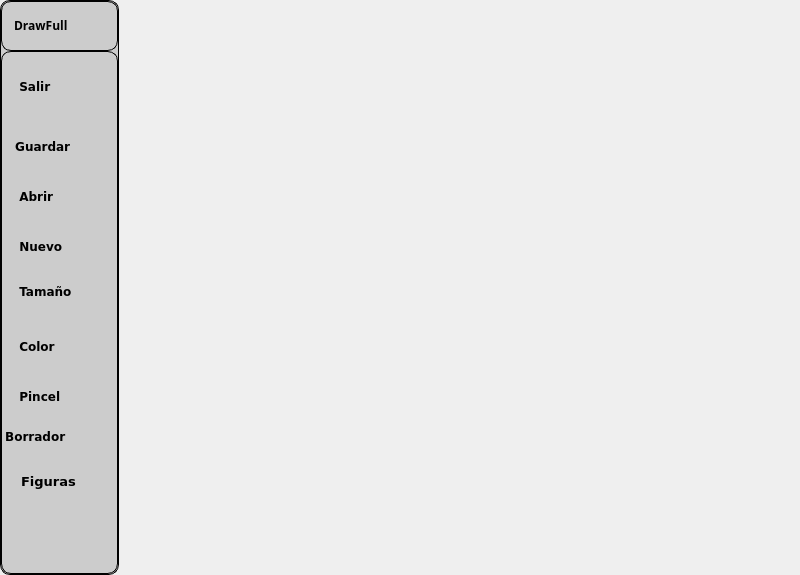
<?xml version="1.0" encoding="UTF-8"?>
<ui version="4.0">
 <class>DrawFul</class>
 <widget class="QMainWindow" name="DrawFul">
  <property name="geometry">
   <rect>
    <x>0</x>
    <y>0</y>
    <width>800</width>
    <height>575</height>
   </rect>
  </property>
  <property name="font">
   <font>
    <family>Verdana</family>
    <pointsize>10</pointsize>
   </font>
  </property>
  <property name="windowTitle">
   <string>Drawfull</string>
  </property>
  <widget class="QWidget" name="centralwidget">
   <layout class="QHBoxLayout" name="horizontalLayout">
    <property name="spacing">
     <number>0</number>
    </property>
    <property name="leftMargin">
     <number>0</number>
    </property>
    <property name="topMargin">
     <number>0</number>
    </property>
    <property name="rightMargin">
     <number>0</number>
    </property>
    <property name="bottomMargin">
     <number>0</number>
    </property>
    <item>
     <widget class="QFrame" name="frame">
      <property name="frameShape">
       <enum>QFrame::NoFrame</enum>
      </property>
      <property name="frameShadow">
       <enum>QFrame::Raised</enum>
      </property>
      <layout class="QVBoxLayout" name="verticalLayout">
       <property name="spacing">
        <number>0</number>
       </property>
       <property name="leftMargin">
        <number>0</number>
       </property>
       <property name="topMargin">
        <number>0</number>
       </property>
       <property name="rightMargin">
        <number>0</number>
       </property>
       <property name="bottomMargin">
        <number>0</number>
       </property>
       <item>
        <widget class="QFrame" name="frame_2">
         <property name="frameShape">
          <enum>QFrame::NoFrame</enum>
         </property>
         <property name="frameShadow">
          <enum>QFrame::Raised</enum>
         </property>
         <layout class="QHBoxLayout" name="horizontalLayout_2">
          <property name="spacing">
           <number>0</number>
          </property>
          <property name="leftMargin">
           <number>0</number>
          </property>
          <property name="topMargin">
           <number>0</number>
          </property>
          <property name="rightMargin">
           <number>0</number>
          </property>
          <property name="bottomMargin">
           <number>0</number>
          </property>
          <item>
           <widget class="QFrame" name="frame_3">
            <property name="minimumSize">
             <size>
              <width>119</width>
              <height>0</height>
             </size>
            </property>
            <property name="maximumSize">
             <size>
              <width>81</width>
              <height>16777215</height>
             </size>
            </property>
            <property name="styleSheet">
             <string notr="true">QFrame {
border: 2px solid black;
background: #CCCCCC; 
border: 1px solid black;
border-radius: 10px;

}




</string>
            </property>
            <property name="frameShape">
             <enum>QFrame::NoFrame</enum>
            </property>
            <property name="frameShadow">
             <enum>QFrame::Raised</enum>
            </property>
            <layout class="QVBoxLayout" name="verticalLayout_2">
             <property name="spacing">
              <number>0</number>
             </property>
             <property name="leftMargin">
              <number>0</number>
             </property>
             <property name="topMargin">
              <number>0</number>
             </property>
             <property name="rightMargin">
              <number>0</number>
             </property>
             <property name="bottomMargin">
              <number>0</number>
             </property>
             <item>
              <widget class="QFrame" name="frame_5">
               <property name="maximumSize">
                <size>
                 <width>16777215</width>
                 <height>50</height>
                </size>
               </property>
               <property name="frameShape">
                <enum>QFrame::StyledPanel</enum>
               </property>
               <property name="frameShadow">
                <enum>QFrame::Raised</enum>
               </property>
               <widget class="QPushButton" name="link">
                <property name="geometry">
                 <rect>
                  <x>0</x>
                  <y>0</y>
                  <width>120</width>
                  <height>49</height>
                 </rect>
                </property>
                <property name="font">
                 <font>
                  <family>Segoe Print</family>
                  <bold>true</bold>
                 </font>
                </property>
                <property name="toolTip">
                 <string>&lt;html&gt;&lt;head/&gt;&lt;body&gt;&lt;p&gt;Ayuda&lt;/p&gt;&lt;/body&gt;&lt;/html&gt;</string>
                </property>
                <property name="styleSheet">
                 <string notr="true">QPushButton{
border:none;
background: transparent;
padding: 10px;
text-align:left;
}
</string>
                </property>
                <property name="text">
                 <string> DrawFull</string>
                </property>
                <property name="icon">
                 <iconset>
                  <normalon>:/Imagenes/Paint_36304.ico</normalon>
                 </iconset>
                </property>
                <property name="iconSize">
                 <size>
                  <width>32</width>
                  <height>32</height>
                 </size>
                </property>
               </widget>
              </widget>
             </item>
             <item>
              <widget class="QFrame" name="frame_6">
               <property name="styleSheet">
                <string notr="true">Qframe {
background-color: blue;
border: 2px solid black;
padding: 10px;
}</string>
               </property>
               <property name="frameShape">
                <enum>QFrame::StyledPanel</enum>
               </property>
               <property name="frameShadow">
                <enum>QFrame::Raised</enum>
               </property>
               <widget class="QPushButton" name="cerrar">
                <property name="geometry">
                 <rect>
                  <x>0</x>
                  <y>10</y>
                  <width>120</width>
                  <height>50</height>
                 </rect>
                </property>
                <property name="font">
                 <font>
                  <family>Verdana</family>
                  <pointsize>9</pointsize>
                  <bold>true</bold>
                 </font>
                </property>
                <property name="toolTip">
                 <string>&lt;html&gt;&lt;head/&gt;&lt;body&gt;&lt;p&gt;Salir&lt;/p&gt;&lt;/body&gt;&lt;/html&gt;</string>
                </property>
                <property name="styleSheet">
                 <string notr="true">QPushButton{
border: none;
background: transparent;
color: #000000;
padding: 10px;
text-align: left;
} 
QPushButton:hover{
background: #DAD8DF
}</string>
                </property>
                <property name="text">
                 <string>  Salir</string>
                </property>
                <property name="icon">
                 <iconset>
                  <normalon>:/Imagenes/mbrilogout_99583.ico</normalon>
                 </iconset>
                </property>
                <property name="iconSize">
                 <size>
                  <width>32</width>
                  <height>32</height>
                 </size>
                </property>
               </widget>
               <widget class="QPushButton" name="guardar">
                <property name="geometry">
                 <rect>
                  <x>0</x>
                  <y>70</y>
                  <width>120</width>
                  <height>50</height>
                 </rect>
                </property>
                <property name="font">
                 <font>
                  <family>Verdana</family>
                  <pointsize>9</pointsize>
                  <bold>true</bold>
                 </font>
                </property>
                <property name="toolTip">
                 <string>&lt;html&gt;&lt;head/&gt;&lt;body&gt;&lt;p&gt;Guardar&lt;/p&gt;&lt;/body&gt;&lt;/html&gt;</string>
                </property>
                <property name="styleSheet">
                 <string notr="true">QPushButton{
border: none;
background: transparent;
color: #000000;
padding: 10px;
text-align: left;
} 
QPushButton:hover{
background: #DAD8DF
}</string>
                </property>
                <property name="text">
                 <string> Guardar</string>
                </property>
                <property name="icon">
                 <iconset>
                  <normalon>:/Imagenes/savedisk_121993.ico</normalon>
                 </iconset>
                </property>
                <property name="iconSize">
                 <size>
                  <width>32</width>
                  <height>32</height>
                 </size>
                </property>
               </widget>
               <widget class="QPushButton" name="abrir">
                <property name="geometry">
                 <rect>
                  <x>0</x>
                  <y>120</y>
                  <width>120</width>
                  <height>50</height>
                 </rect>
                </property>
                <property name="font">
                 <font>
                  <family>Verdana</family>
                  <pointsize>9</pointsize>
                  <bold>true</bold>
                 </font>
                </property>
                <property name="toolTip">
                 <string>&lt;html&gt;&lt;head/&gt;&lt;body&gt;&lt;p&gt;Abrir&lt;/p&gt;&lt;/body&gt;&lt;/html&gt;</string>
                </property>
                <property name="styleSheet">
                 <string notr="true">QPushButton{
border: none;
background: transparent;
color: #000000;
padding: 10px;
text-align: left;
} 
QPushButton:hover{
background: #DAD8DF
}</string>
                </property>
                <property name="text">
                 <string>  Abrir</string>
                </property>
                <property name="icon">
                 <iconset>
                  <normalon>:/Imagenes/3643772-archive-archives-document-folder-open_113445.ico</normalon>
                 </iconset>
                </property>
                <property name="iconSize">
                 <size>
                  <width>32</width>
                  <height>32</height>
                 </size>
                </property>
               </widget>
               <widget class="QPushButton" name="borrador">
                <property name="geometry">
                 <rect>
                  <x>-10</x>
                  <y>360</y>
                  <width>141</width>
                  <height>50</height>
                 </rect>
                </property>
                <property name="font">
                 <font>
                  <family>Verdana</family>
                  <pointsize>9</pointsize>
                  <bold>true</bold>
                 </font>
                </property>
                <property name="toolTip">
                 <string>&lt;html&gt;&lt;head/&gt;&lt;body&gt;&lt;p&gt;Borrador&lt;/p&gt;&lt;/body&gt;&lt;/html&gt;</string>
                </property>
                <property name="layoutDirection">
                 <enum>Qt::LeftToRight</enum>
                </property>
                <property name="styleSheet">
                 <string notr="true">QPushButton{
border: none;
background: transparent;
color: #000000;
padding: 10px;
text-align: left;
} 
QPushButton:hover{
background: #DAD8DF
}</string>
                </property>
                <property name="text">
                 <string> Borrador</string>
                </property>
                <property name="icon">
                 <iconset>
                  <normalon>:/Imagenes/eraser_icon_173167.ico</normalon>
                 </iconset>
                </property>
                <property name="iconSize">
                 <size>
                  <width>32</width>
                  <height>32</height>
                 </size>
                </property>
               </widget>
               <widget class="QPushButton" name="linea">
                <property name="geometry">
                 <rect>
                  <x>10</x>
                  <y>450</y>
                  <width>41</width>
                  <height>41</height>
                 </rect>
                </property>
                <property name="toolTip">
                 <string>&lt;html&gt;&lt;head/&gt;&lt;body&gt;&lt;p&gt;Dibujar lineas&lt;/p&gt;&lt;/body&gt;&lt;/html&gt;</string>
                </property>
                <property name="styleSheet">
                 <string notr="true">QPushButton{
border: none;
background: transparent;
color: #000000;
padding: 10px;
text-align: left;
} 
QPushButton:hover{
background: #DAD8DF
}</string>
                </property>
                <property name="text">
                 <string/>
                </property>
                <property name="icon">
                 <iconset>
                  <normalon>:/Imagenes/straight-horizontal-line_icon-icons.com_74237.ico</normalon>
                 </iconset>
                </property>
               </widget>
               <widget class="QPushButton" name="elipse">
                <property name="geometry">
                 <rect>
                  <x>60</x>
                  <y>450</y>
                  <width>41</width>
                  <height>41</height>
                 </rect>
                </property>
                <property name="toolTip">
                 <string>&lt;html&gt;&lt;head/&gt;&lt;body&gt;&lt;p&gt;Dibujar circunferencias&lt;/p&gt;&lt;/body&gt;&lt;/html&gt;</string>
                </property>
                <property name="styleSheet">
                 <string notr="true">QPushButton{
border: none;
background: transparent;
color: #000000;
padding: 10px;
text-align: left;
} 
QPushButton:hover{
background: #DAD8DF
}</string>
                </property>
                <property name="text">
                 <string/>
                </property>
                <property name="icon">
                 <iconset>
                  <normalon>:/Imagenes/perfect-circle_icon-icons.com_53928.ico</normalon>
                 </iconset>
                </property>
               </widget>
               <widget class="QPushButton" name="rectangulo">
                <property name="geometry">
                 <rect>
                  <x>10</x>
                  <y>480</y>
                  <width>41</width>
                  <height>41</height>
                 </rect>
                </property>
                <property name="toolTip">
                 <string>&lt;html&gt;&lt;head/&gt;&lt;body&gt;&lt;p&gt;Dibujar Rectangulos&lt;/p&gt;&lt;/body&gt;&lt;/html&gt;</string>
                </property>
                <property name="styleSheet">
                 <string notr="true">QPushButton{
border: none;
background: transparent;
color: #000000;
padding: 10px;
text-align: left;
} 
QPushButton:hover{
background: #DAD8DF
}</string>
                </property>
                <property name="text">
                 <string/>
                </property>
                <property name="icon">
                 <iconset>
                  <normalon>:/Imagenes/software-shape-rectangle_98272.ico</normalon>
                 </iconset>
                </property>
               </widget>
               <widget class="QPushButton" name="triangulo">
                <property name="geometry">
                 <rect>
                  <x>60</x>
                  <y>480</y>
                  <width>41</width>
                  <height>41</height>
                 </rect>
                </property>
                <property name="toolTip">
                 <string>&lt;html&gt;&lt;head/&gt;&lt;body&gt;&lt;p&gt;Dibujar triangulos&lt;/p&gt;&lt;/body&gt;&lt;/html&gt;</string>
                </property>
                <property name="styleSheet">
                 <string notr="true">QPushButton{
border: none;
background: transparent;
color: #000000;
padding: 10px;
text-align: left;
} 
QPushButton:hover{
background: #DAD8DF
}</string>
                </property>
                <property name="text">
                 <string/>
                </property>
                <property name="icon">
                 <iconset>
                  <normalon>:/Imagenes/triangle-shape_icon-icons.com_53860.ico</normalon>
                 </iconset>
                </property>
               </widget>
               <widget class="QPushButton" name="nuevo">
                <property name="geometry">
                 <rect>
                  <x>0</x>
                  <y>170</y>
                  <width>131</width>
                  <height>50</height>
                 </rect>
                </property>
                <property name="font">
                 <font>
                  <family>Verdana</family>
                  <pointsize>9</pointsize>
                  <bold>true</bold>
                 </font>
                </property>
                <property name="toolTip">
                 <string>&lt;html&gt;&lt;head/&gt;&lt;body&gt;&lt;p&gt;Nuevo&lt;/p&gt;&lt;/body&gt;&lt;/html&gt;</string>
                </property>
                <property name="styleSheet">
                 <string notr="true">QPushButton{
border: none;
background: transparent;
color: #000000;
padding: 10px;
text-align: left;
} 
QPushButton:hover{
background: #DAD8DF
}</string>
                </property>
                <property name="text">
                 <string>  Nuevo</string>
                </property>
                <property name="icon">
                 <iconset>
                  <normalon>:/Imagenes/blankpapersheet_85748.ico</normalon>
                 </iconset>
                </property>
                <property name="iconSize">
                 <size>
                  <width>32</width>
                  <height>32</height>
                 </size>
                </property>
               </widget>
               <widget class="QPushButton" name="color">
                <property name="geometry">
                 <rect>
                  <x>0</x>
                  <y>270</y>
                  <width>120</width>
                  <height>50</height>
                 </rect>
                </property>
                <property name="font">
                 <font>
                  <family>Verdana</family>
                  <pointsize>9</pointsize>
                  <bold>true</bold>
                 </font>
                </property>
                <property name="toolTip">
                 <string>&lt;html&gt;&lt;head/&gt;&lt;body&gt;&lt;p&gt;Color&lt;/p&gt;&lt;/body&gt;&lt;/html&gt;</string>
                </property>
                <property name="styleSheet">
                 <string notr="true">QPushButton{
border: none;
background: transparent;
color: #000000;
padding: 10px;
text-align: left;
} 
QPushButton:hover{
background: #DAD8DF
}</string>
                </property>
                <property name="text">
                 <string>  Color</string>
                </property>
                <property name="icon">
                 <iconset>
                  <normalon>:/Imagenes/color_palette_brush_paint_icon_193857.ico</normalon>
                 </iconset>
                </property>
                <property name="iconSize">
                 <size>
                  <width>32</width>
                  <height>32</height>
                 </size>
                </property>
               </widget>
               <widget class="QPushButton" name="texto">
                <property name="geometry">
                 <rect>
                  <x>10</x>
                  <y>410</y>
                  <width>91</width>
                  <height>41</height>
                 </rect>
                </property>
                <property name="font">
                 <font>
                  <family>Verdana</family>
                  <pointsize>10</pointsize>
                  <bold>true</bold>
                 </font>
                </property>
                <property name="styleSheet">
                 <string notr="true">QPushButton{
border: none;
background: transparent;
color: #000000;
padding: 10px;
text-align: left;
} 
QPushButton:hover{
background: #DAD8DF
}</string>
                </property>
                <property name="text">
                 <string>Figuras</string>
                </property>
               </widget>
               <widget class="QPushButton" name="pincel">
                <property name="geometry">
                 <rect>
                  <x>0</x>
                  <y>320</y>
                  <width>120</width>
                  <height>50</height>
                 </rect>
                </property>
                <property name="font">
                 <font>
                  <family>Verdana</family>
                  <pointsize>9</pointsize>
                  <bold>true</bold>
                 </font>
                </property>
                <property name="toolTip">
                 <string>&lt;html&gt;&lt;head/&gt;&lt;body&gt;&lt;p&gt;Pincel&lt;/p&gt;&lt;/body&gt;&lt;/html&gt;</string>
                </property>
                <property name="styleSheet">
                 <string notr="true">QPushButton{
border: none;
background: transparent;
color: #000000;
padding: 10px;
text-align: left;
} 
QPushButton:hover{
background: #DAD8DF
}</string>
                </property>
                <property name="text">
                 <string>  Pincel</string>
                </property>
                <property name="icon">
                 <iconset>
                  <normalon>:/Imagenes/software-paintbrush_97929.ico</normalon>
                 </iconset>
                </property>
                <property name="iconSize">
                 <size>
                  <width>32</width>
                  <height>32</height>
                 </size>
                </property>
               </widget>
               <widget class="QPushButton" name="tamano">
                <property name="geometry">
                 <rect>
                  <x>0</x>
                  <y>210</y>
                  <width>121</width>
                  <height>61</height>
                 </rect>
                </property>
                <property name="font">
                 <font>
                  <family>Verdana</family>
                  <pointsize>9</pointsize>
                  <italic>false</italic>
                  <bold>true</bold>
                 </font>
                </property>
                <property name="toolTip">
                 <string>&lt;html&gt;&lt;head/&gt;&lt;body&gt;&lt;p&gt;Tamaño&lt;/p&gt;&lt;/body&gt;&lt;/html&gt;</string>
                </property>
                <property name="styleSheet">
                 <string notr="true">QPushButton{
border: none;
background: transparent;
color: #000000;
padding: 10px;
text-align: left;
} 
QPushButton:hover{
background: #DAD8DF
}</string>
                </property>
                <property name="text">
                 <string>  Tamaño</string>
                </property>
                <property name="icon">
                 <iconset>
                  <normalon>:/Imagenes/paintbrush-outline_icon-icons.com_73193.ico</normalon>
                 </iconset>
                </property>
                <property name="iconSize">
                 <size>
                  <width>32</width>
                  <height>32</height>
                 </size>
                </property>
               </widget>
              </widget>
             </item>
            </layout>
           </widget>
          </item>
          <item>
           <widget class="QFrame" name="frame_4">
            <property name="frameShape">
             <enum>QFrame::NoFrame</enum>
            </property>
            <property name="frameShadow">
             <enum>QFrame::Raised</enum>
            </property>
           </widget>
          </item>
         </layout>
        </widget>
       </item>
      </layout>
     </widget>
    </item>
   </layout>
  </widget>
 </widget>
 <resources/>
 <connections/>
</ui>
